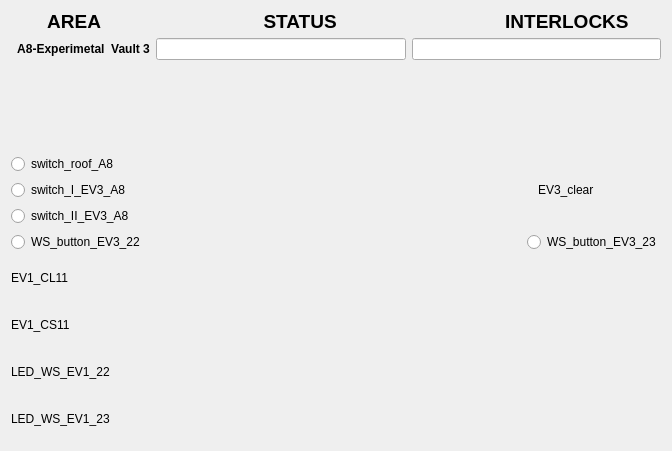
<?xml version="1.0" encoding="UTF-8"?>
<ui version="4.0">
 <class>Form</class>
 <widget class="QWidget" name="Form">
  <property name="geometry">
   <rect>
    <x>0</x>
    <y>0</y>
    <width>672</width>
    <height>451</height>
   </rect>
  </property>
  <property name="windowTitle">
   <string>Form</string>
  </property>
  <layout class="QVBoxLayout" name="verticalLayout_3">
   <item>
    <layout class="QVBoxLayout" name="verticalLayout">
     <item>
      <widget class="QLabel" name="label_4">
       <property name="maximumSize">
        <size>
         <width>16777215</width>
         <height>21</height>
        </size>
       </property>
       <property name="font">
        <font>
         <pointsize>14</pointsize>
         <weight>75</weight>
         <bold>true</bold>
        </font>
       </property>
       <property name="text">
        <string>       AREA                               STATUS                                INTERLOCKS </string>
       </property>
      </widget>
     </item>
     <item>
      <layout class="QFormLayout" name="formLayout_2">
       <property name="fieldGrowthPolicy">
        <enum>QFormLayout::AllNonFixedFieldsGrow</enum>
       </property>
       <item row="0" column="0">
        <widget class="QLabel" name="label">
         <property name="font">
          <font>
           <weight>75</weight>
           <bold>true</bold>
          </font>
         </property>
         <property name="text">
          <string>  A8-Experimetal  Vault 3</string>
         </property>
        </widget>
       </item>
       <item row="0" column="1">
        <layout class="QHBoxLayout" name="horizontalLayout_3">
         <item>
          <widget class="QELineEdit" name="qelineedit_6">
           <property name="alignment">
            <set>Qt::AlignCenter</set>
           </property>
           <property name="variable" stdset="0">
            <string>VCS:EV3-CLR-STATS</string>
           </property>
          </widget>
         </item>
         <item>
          <widget class="QELineEdit" name="qelineedit_7">
           <property name="alignment">
            <set>Qt::AlignCenter</set>
           </property>
           <property name="variable" stdset="0">
            <string>VCS:EV3-INTLCK-STATS</string>
           </property>
          </widget>
         </item>
        </layout>
       </item>
      </layout>
     </item>
    </layout>
   </item>
   <item>
    <layout class="QHBoxLayout" name="horizontalLayout_9">
     <item>
      <layout class="QVBoxLayout" name="verticalLayout_2">
       <item>
        <widget class="QERadioButton" name="qeradiobutton">
         <property name="text">
          <string>switch_roof_A8</string>
         </property>
         <property name="autoExclusive">
          <bool>false</bool>
         </property>
         <property name="variable" stdset="0">
          <string>VCS:SW-RF-A8</string>
         </property>
         <property name="format" stdset="0">
          <enum>QERadioButton::LocalEnumeration</enum>
         </property>
         <property name="pressText">
          <string>0</string>
         </property>
         <property name="releaseText">
          <string>1</string>
         </property>
        </widget>
       </item>
       <item>
        <widget class="QERadioButton" name="qeradiobutton_4">
         <property name="text">
          <string>switch_I_EV3_A8</string>
         </property>
         <property name="variable" stdset="0">
          <string>VCS:SW-I-EV3-A8</string>
         </property>
         <property name="format" stdset="0">
          <enum>QERadioButton::LocalEnumeration</enum>
         </property>
         <property name="pressText">
          <string>1</string>
         </property>
         <property name="releaseText">
          <string>0</string>
         </property>
        </widget>
       </item>
       <item>
        <widget class="QERadioButton" name="qeradiobutton_2">
         <property name="text">
          <string>switch_II_EV3_A8</string>
         </property>
         <property name="autoExclusive">
          <bool>false</bool>
         </property>
         <property name="variable" stdset="0">
          <string>VCS:SW-II-EV3-A8</string>
         </property>
         <property name="format" stdset="0">
          <enum>QERadioButton::Integer</enum>
         </property>
        </widget>
       </item>
      </layout>
     </item>
     <item>
      <spacer name="horizontalSpacer">
       <property name="orientation">
        <enum>Qt::Horizontal</enum>
       </property>
       <property name="sizeHint" stdset="0">
        <size>
         <width>40</width>
         <height>20</height>
        </size>
       </property>
      </spacer>
     </item>
     <item>
      <layout class="QHBoxLayout" name="horizontalLayout_8">
       <item>
        <widget class="QLabel" name="label_9">
         <property name="maximumSize">
          <size>
           <width>16777215</width>
           <height>20</height>
          </size>
         </property>
         <property name="text">
          <string>EV3_clear</string>
         </property>
        </widget>
       </item>
       <item>
        <widget class="QEBitStatus" name="qebitstatus_3">
         <property name="minimumSize">
          <size>
           <width>61</width>
           <height>41</height>
          </size>
         </property>
         <property name="maximumSize">
          <size>
           <width>61</width>
           <height>41</height>
          </size>
         </property>
         <property name="numberOfBits">
          <number>1</number>
         </property>
         <property name="shape">
          <enum>QBitStatus::Circle</enum>
         </property>
         <property name="offColour">
          <color>
           <red>0</red>
           <green>77</green>
           <blue>0</blue>
          </color>
         </property>
         <property name="variable" stdset="0">
          <string>VCS:EV3-CLR</string>
         </property>
        </widget>
       </item>
      </layout>
     </item>
    </layout>
   </item>
   <item>
    <layout class="QHBoxLayout" name="horizontalLayout_10">
     <item>
      <widget class="QERadioButton" name="qeradiobutton_6">
       <property name="text">
        <string>WS_button_EV3_22</string>
       </property>
       <property name="autoExclusive">
        <bool>false</bool>
       </property>
       <property name="variable" stdset="0">
        <string>VCS:WS-BUT-EV3-22</string>
       </property>
       <property name="format" stdset="0">
        <enum>QERadioButton::LocalEnumeration</enum>
       </property>
       <property name="pressText">
        <string>0</string>
       </property>
       <property name="releaseText">
        <string>1</string>
       </property>
      </widget>
     </item>
     <item>
      <spacer name="horizontalSpacer_2">
       <property name="orientation">
        <enum>Qt::Horizontal</enum>
       </property>
       <property name="sizeHint" stdset="0">
        <size>
         <width>40</width>
         <height>20</height>
        </size>
       </property>
      </spacer>
     </item>
     <item>
      <widget class="QERadioButton" name="qeradiobutton_7">
       <property name="text">
        <string>WS_button_EV3_23</string>
       </property>
       <property name="autoExclusive">
        <bool>false</bool>
       </property>
       <property name="variable" stdset="0">
        <string>VCS:WS-BUT-EV3-23</string>
       </property>
       <property name="format" stdset="0">
        <enum>QERadioButton::LocalEnumeration</enum>
       </property>
       <property name="pressText">
        <string>0</string>
       </property>
       <property name="releaseText">
        <string>1</string>
       </property>
      </widget>
     </item>
    </layout>
   </item>
   <item>
    <layout class="QHBoxLayout" name="horizontalLayout_4">
     <item>
      <widget class="QLabel" name="label_5">
       <property name="maximumSize">
        <size>
         <width>16777215</width>
         <height>20</height>
        </size>
       </property>
       <property name="text">
        <string>EV1_CL11</string>
       </property>
      </widget>
     </item>
     <item>
      <widget class="QEBitStatus" name="qebitstatus">
       <property name="minimumSize">
        <size>
         <width>61</width>
         <height>41</height>
        </size>
       </property>
       <property name="maximumSize">
        <size>
         <width>61</width>
         <height>41</height>
        </size>
       </property>
       <property name="numberOfBits">
        <number>1</number>
       </property>
       <property name="shape">
        <enum>QBitStatus::Circle</enum>
       </property>
       <property name="offColour">
        <color>
         <red>0</red>
         <green>66</green>
         <blue>0</blue>
        </color>
       </property>
       <property name="variable" stdset="0">
        <string>VCS:CL11-EV3</string>
       </property>
       <property name="displayAlarmStateOption" stdset="0">
        <enum>QEBitStatus::Never</enum>
       </property>
      </widget>
     </item>
    </layout>
   </item>
   <item>
    <layout class="QHBoxLayout" name="horizontalLayout_5">
     <item>
      <widget class="QLabel" name="label_6">
       <property name="maximumSize">
        <size>
         <width>16777215</width>
         <height>20</height>
        </size>
       </property>
       <property name="text">
        <string>EV1_CS11</string>
       </property>
      </widget>
     </item>
     <item>
      <widget class="QEBitStatus" name="qebitstatus_2">
       <property name="minimumSize">
        <size>
         <width>61</width>
         <height>41</height>
        </size>
       </property>
       <property name="maximumSize">
        <size>
         <width>61</width>
         <height>41</height>
        </size>
       </property>
       <property name="numberOfBits">
        <number>1</number>
       </property>
       <property name="shape">
        <enum>QBitStatus::Circle</enum>
       </property>
       <property name="offColour">
        <color>
         <red>0</red>
         <green>71</green>
         <blue>0</blue>
        </color>
       </property>
       <property name="variable" stdset="0">
        <string>VCS:CS11-EV3</string>
       </property>
      </widget>
     </item>
    </layout>
   </item>
   <item>
    <layout class="QHBoxLayout" name="horizontalLayout_6">
     <item>
      <widget class="QLabel" name="label_7">
       <property name="maximumSize">
        <size>
         <width>16777215</width>
         <height>20</height>
        </size>
       </property>
       <property name="text">
        <string>LED_WS_EV1_22</string>
       </property>
      </widget>
     </item>
     <item>
      <widget class="QEBitStatus" name="qebitstatus_4">
       <property name="minimumSize">
        <size>
         <width>61</width>
         <height>41</height>
        </size>
       </property>
       <property name="maximumSize">
        <size>
         <width>61</width>
         <height>41</height>
        </size>
       </property>
       <property name="numberOfBits">
        <number>1</number>
       </property>
       <property name="shape">
        <enum>QBitStatus::Circle</enum>
       </property>
       <property name="offColour">
        <color>
         <red>0</red>
         <green>70</green>
         <blue>0</blue>
        </color>
       </property>
       <property name="variable" stdset="0">
        <string>VCS:LED-WS-EV3-22</string>
       </property>
       <property name="variableSubstitutions" stdset="0">
        <string/>
       </property>
      </widget>
     </item>
    </layout>
   </item>
   <item>
    <layout class="QHBoxLayout" name="horizontalLayout_7">
     <item>
      <widget class="QLabel" name="label_8">
       <property name="maximumSize">
        <size>
         <width>16777215</width>
         <height>20</height>
        </size>
       </property>
       <property name="text">
        <string>LED_WS_EV1_23</string>
       </property>
      </widget>
     </item>
     <item>
      <widget class="QEBitStatus" name="qebitstatus_5">
       <property name="minimumSize">
        <size>
         <width>61</width>
         <height>41</height>
        </size>
       </property>
       <property name="maximumSize">
        <size>
         <width>61</width>
         <height>41</height>
        </size>
       </property>
       <property name="numberOfBits">
        <number>1</number>
       </property>
       <property name="shape">
        <enum>QBitStatus::Circle</enum>
       </property>
       <property name="offColour">
        <color>
         <red>0</red>
         <green>76</green>
         <blue>0</blue>
        </color>
       </property>
       <property name="variable" stdset="0">
        <string>VCS:LED-WS-EV3-23</string>
       </property>
      </widget>
     </item>
    </layout>
   </item>
  </layout>
 </widget>
 <customwidgets>
  <customwidget>
   <class>QEBitStatus</class>
   <extends>QBitStatus</extends>
   <header>QEBitStatus.h</header>
  </customwidget>
  <customwidget>
   <class>QELineEdit</class>
   <extends>QLineEdit</extends>
   <header>QELineEdit.h</header>
  </customwidget>
  <customwidget>
   <class>QERadioButton</class>
   <extends>QRadioButton</extends>
   <header>QERadioButton.h</header>
  </customwidget>
  <customwidget>
   <class>QBitStatus</class>
   <extends>QWidget</extends>
   <header>QBitStatus.h</header>
  </customwidget>
 </customwidgets>
 <resources/>
 <connections/>
</ui>
